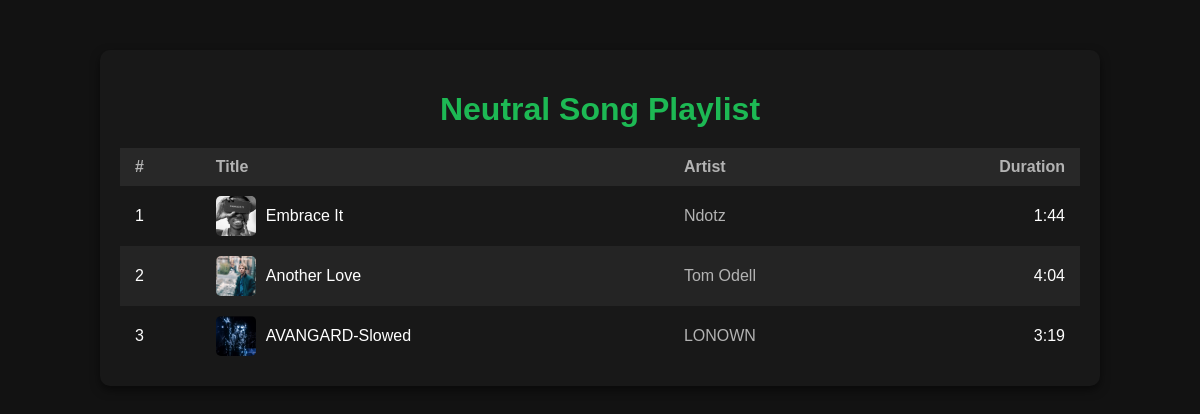
The app's page /neutral_playlist/ with its own data.
### music/models.py (models this page shows, shortened)
class neutral(models.Model):
    title = models.TextField()
    artist = models.TextField()
    image= models.ImageField()
    audio_file=models.FileField()
    audio_link = models.CharField(max_length=200,blank=True,null=True)
    lyrics = models.TextField(blank=True,null=True,default="No lyrics is available for this songs")
    duration=models.CharField(max_length=20)

### music/views.py (the view)
# urls.py: path('neutral_playlist/',views.neutral_playlist, name='neutral_playlist'),
def neutral_playlist(request):
    neutral_songs=neutral.objects.all()
    return render(request,'neutral_playlist.html',{'neutral_playlist':neutral_songs})

### music/templates/neutral_playlist.html (shortened to what this page needs)
{% load static %}
<!DOCTYPE html>
<html lang="en">
<head>
    <link rel="stylesheet" href="{% static 'style3.css' %}">
</head>
<body>
    <div class="playlist-container">
        <h1>Neutral Song Playlist</h1>
        <table>
            <thead>
                <tr>
                    <th>#</th>
                    <th>Title</th>
                    <th>Artist</th>
                    <th class="duration">Duration</th>
                </tr>
            </thead>
            <tbody>
                {% for song in neutral_playlist %}
                <tr onclick="playSong('{{ song.title }}', '{{ song.artist }}', '{{ song.audio_file.url }}', '{{ song.image.url }}', {{ forloop.counter0 }})">
                    <td>{{ forloop.counter }}</td>
                    <td class="title">
                        <img src="{{ song.image.url }}" alt="{{ song.title }} cover" class="cover">
                        <span>{{ song.title }}</span>
                    </td>
                    <td class="artist">{{ song.artist }}</td>
                    <td class="duration">{{ song.duration }}</td>
                </tr>
                {% empty %}
                <tr>
                    <td colspan="4" style="text-align: center;">No songs found in the playlist.</td>
                </tr>
                {% endfor %}
            </tbody>
        </table>
    </div>
</body>
</html>

### music/static/style3.css (style rules this page uses)
body { font-family: Arial, sans-serif; background-color: #121212; color: #fff; margin: 0; padding: 0; }
.playlist-container { width: 80%; margin: 50px auto; background: #181818; padding: 20px; border-radius: 10px; box-shadow: 0 4px 10px rgba(0, 0, 0, 0.5); }
h1 { text-align: center; margin-bottom: 20px; color: #1DB954; }
table { width: 100%; border-collapse: collapse; }
th, td { padding: 10px 15px; text-align: left; }
th { background: #282828; color: #b3b3b3; }
tr:nth-child(even) { background: #242424; }
.title { display: flex; align-items: center; }
.cover { width: 40px; height: 40px; margin-right: 10px; border-radius: 5px; object-fit: cover; }
.artist { color: #b3b3b3; }
.duration { text-align: right; }

### records on screen
neutral: image (picture), title "Embrace It", artist "Ndotz", duration "1:44"
neutral: image (picture), title "Another Love", artist "Tom Odell", duration "4:04"
neutral: image (picture), title "AVANGARD-Slowed", artist "LONOWN", duration "3:19"
